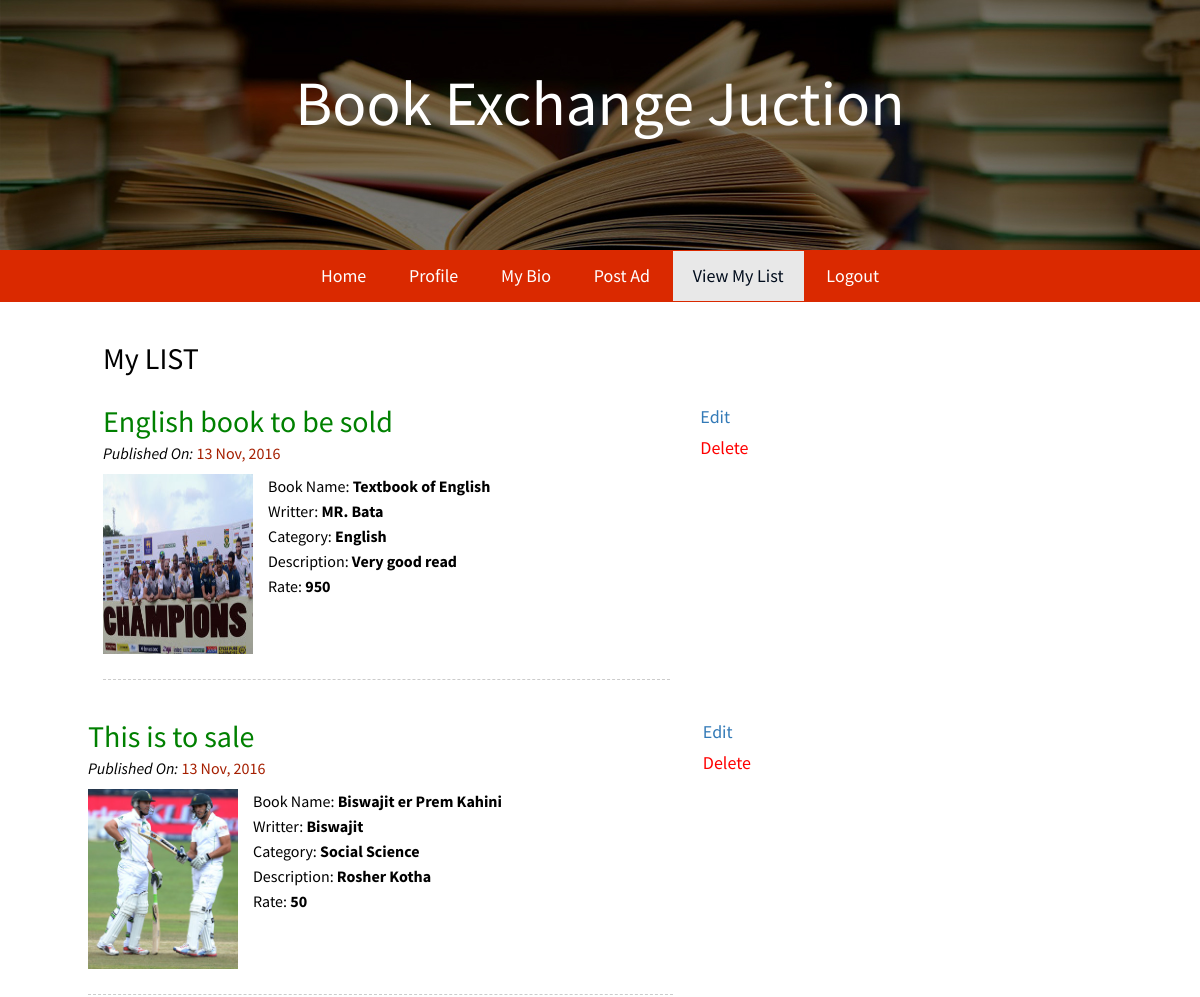
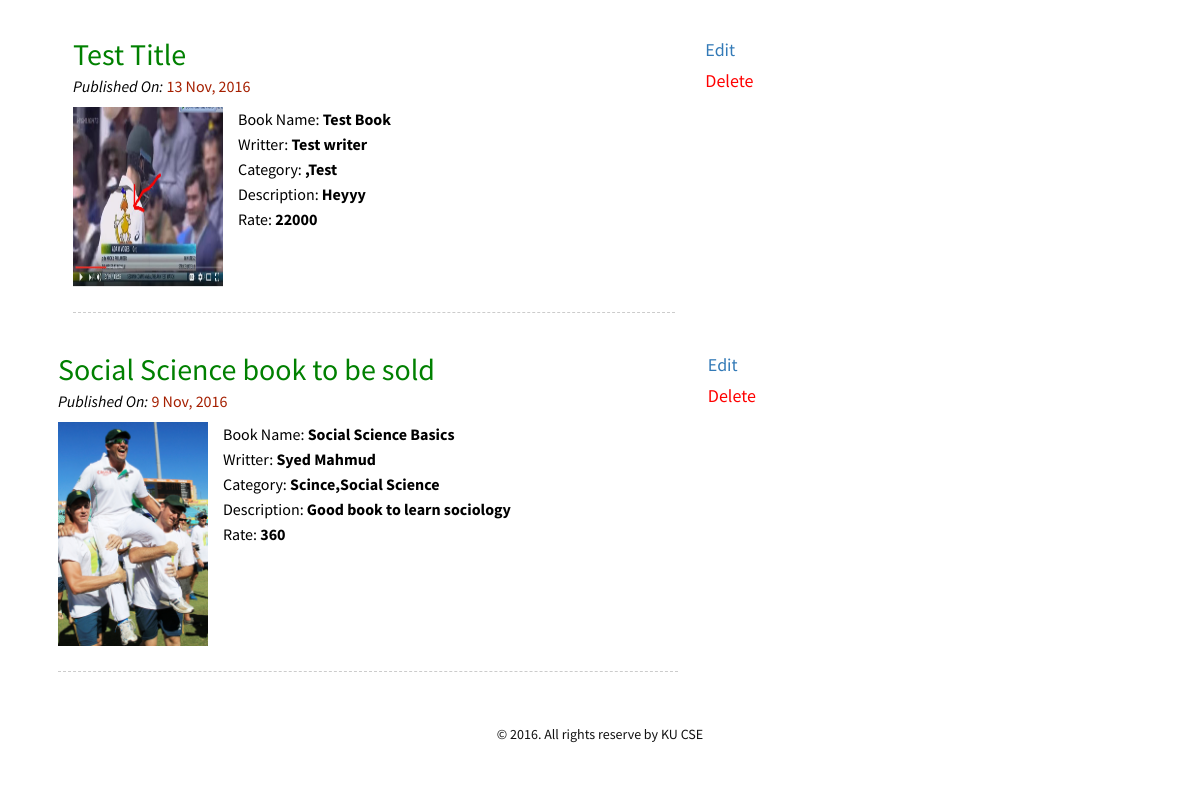
Page /post-list.php (signed in) on the committed database (2 pictures, top to bottom).
### tables this page shows
CREATE TABLE `post` (
  `id` int(100) NOT NULL,
  `title` varchar(100) NOT NULL,
  `book_name` varchar(50) NOT NULL,
  `writter` varchar(40) NOT NULL,
  `rate` varchar(20) NOT NULL,
  `des` text NOT NULL,
  `category` varchar(200) NOT NULL,
  `u_name` varchar(100) NOT NULL,
  `date` varchar(20) NOT NULL,
  `image` varchar(100) NOT NULL
);

### post-list.php (the view, shortened to what this page needs)
<?php
	include('configuration.php');
    $conn = new PDO("mysql:host=$host;dbname=$db",$user,$pw);
	$login = 0;
	if(isset($_COOKIE['P_username']))
	{
		$username = $_COOKIE['P_username'];
		$pass = $_COOKIE['P_password'];
		$check = $conn->query("SELECT * FROM user WHERE username = '$username'");
		foreach($check as $info)
		{
			if ($pass != $info['password'])
			{
				$login = 0;
			}
			else
			{
				$login = 1;
			}
		}
	}
?>
<?php include('include/header.php'); ?>
<nav class="navbar">
  <div class="container">
    <div class="collapse navbar-collapse" id="bs-example-navbar-collapse-1">
      <ul class="nav navbar-nav">
        <li><a href="http://localhost/bew/">Home</a></li>
        <li><a href="user-profile.php">Profile</a></li>
        <?php if($login !=0) {?>
        <li><a href="bio.php">My Bio</a></li>
        <li><a href="post.php">Post Ad</a></li>
        <li class="active"><a href="post-list.php">View My List</a></li>
        <li><a href="logout.php">Logout</a></li>
        <?php } ?>
      </ul>
    </div>
  </div>
</nav>
<?php
	if($login != 0)
	{
?>
<div class="container">
    <h2>My LIST</h2>
    <?php
      $check = $conn->query("SELECT * from post WHERE u_name = '$username' ORDER BY id DESC");
      if($check->rowCount() == 0){
        echo "<h2>No post yet</h2>";
      }
      else{
        foreach ($check as $post) {
    ?>
    <div class="row">
      <div class="col-md-7">
        <article>
          <h2 style="color: green;"><?php echo $post['title']; ?></h2>
          <span class="publish-info"><i>Published On:</i> <?php echo $post['date']; ?></span>
          <div class="wrapper-block">
            <img src="upload/<?php echo $post['image']; ?>" alt="">
            <div class="book-des">
              <p>Book Name: <strong><?php echo $post['book_name']; ?></strong><br>Writter: <strong><?php echo $post['writter']; ?></strong><br>Category: <strong><?php echo $post['category']; ?></strong><br>Description: <strong><?php echo $post['des']; ?></strong><br>Rate: <strong><?php echo $post['rate']; ?></strong>
            </div>
          </div>
        </article>
      </div>
      <div class="col-md-5">
        <br><a href="post-edit.php?editId=<?php echo $post['id']; ?>" class="btn-action">Edit</a><br>
        <a href="post-list.php?delId=<?php echo $post['id']; ?>" class="btn-action btn-delete">Delete</a>
      </div>
      <?php
          }
        }
      ?>
    </div>
</div>
<?php include('include/footer.php'); ?>
<?php
	}
	else{
		header('location:login.php');
	}
?>
</body>
</html>

### css/style.css (style rules this page uses)
body { font-family: 'Source Sans Pro', sans-serif; background-size:cover; font-weight: 400; font-size: 14px; line-height: 21px; color: #000; margin-bottom: 0; overflow-y: auto; overflow-x: hidden; background:#fff; }
p { font-size: 16px; line-height: 25px; padding-bottom: 15px; }
img { max-width: 100%; }
a:link { text-decoration: none; }
.container { max-width:1024px; position: relative; z-index: 2; }
.navbar { background: #da2900 !important; border-radius: 0; }
.navbar ul { float: none; text-align: center; }
.navbar li { color: #fff; font-size: 18px; text-align: center; float: none; display: inline-block; }
.navbar li a { color: #fff; padding-left: 20px; padding-right: 20px; }
article { margin-bottom: 20px; border-bottom: 1px dashed rgba(0,0,0,0.2); padding-bottom: 15px; width: 100%; overflow: hidden; }
article h2 { margin-bottom: 5px; padding-bottom: 0; }
.publish-info { color: #a51f00; font-size: 16px; margin-bottom: 10px; display:block; }
article img { width: 150px; margin-right: 15px; float: left; min-height: 180px; margin-bottom: 10px; }
.book-des { float: left; }
.publish-info i { color: #000; }
.wrapper-block { width: 100%; }
.navbar-nav { margin:0 !important; }
.btn-action { font-size: 18px; margin-bottom: 10px; display: inline-block; }
.btn-delete { color: red !important }
li.active a { background:#e8e8e8; color:#000c1c; }

### rows in the picture
post: title "English book to be sold", date "13 Nov, 2016", image (picture), book_name "Textbook of English", writter "MR. Bata", category "English", des "Very good read", rate "950"
post: title "This is to sale", date "13 Nov, 2016", image (picture), book_name "Biswajit er Prem Kahini", writter "Biswajit", category "Social Science", des "Rosher Kotha", rate "50"
post: title "Test Title", date "13 Nov, 2016", image (picture), book_name "Test Book", writter "Test writer", category ",Test", des "Heyyy", rate "22000"
post: title "Social Science book to be sold", date "9 Nov, 2016", image (picture), book_name "Social Science Basics", writter "Syed Mahmud", category "Scince,Social Science", des "Good book to learn sociology", rate "360"
